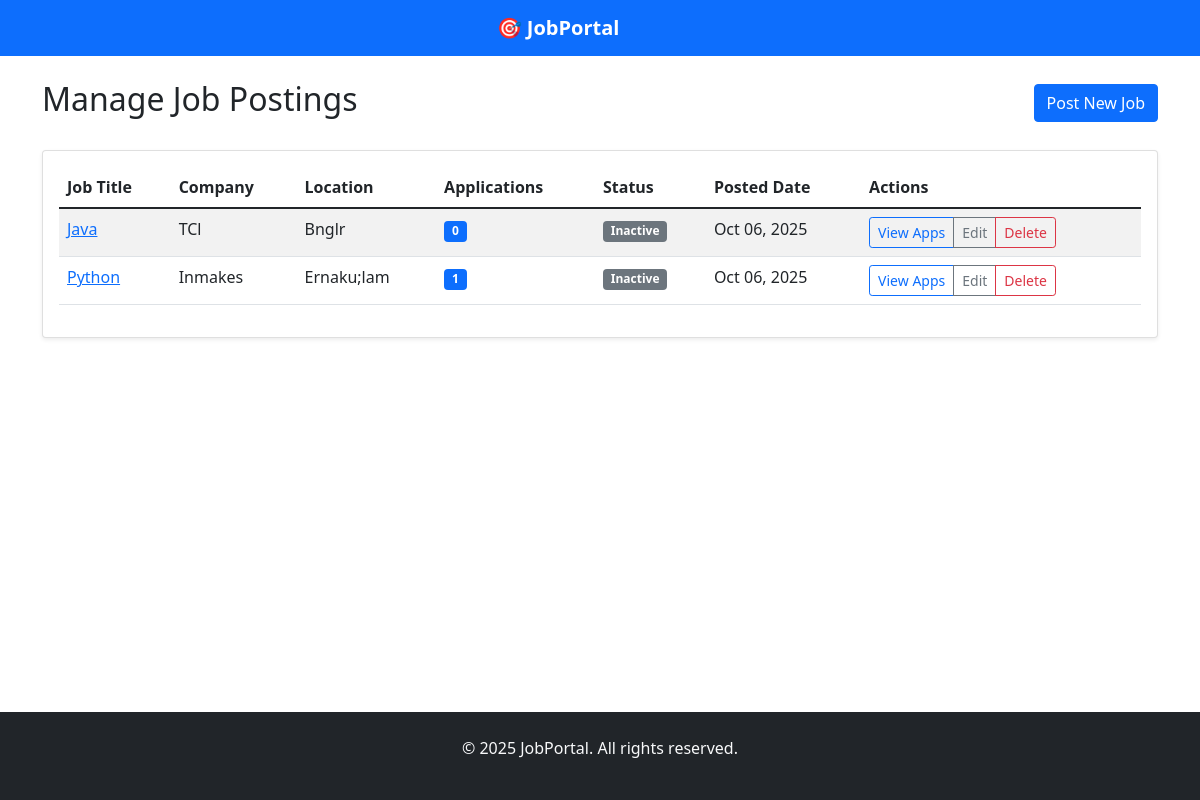
Page /manage-jobs/ (signed in) on the earlier database version.
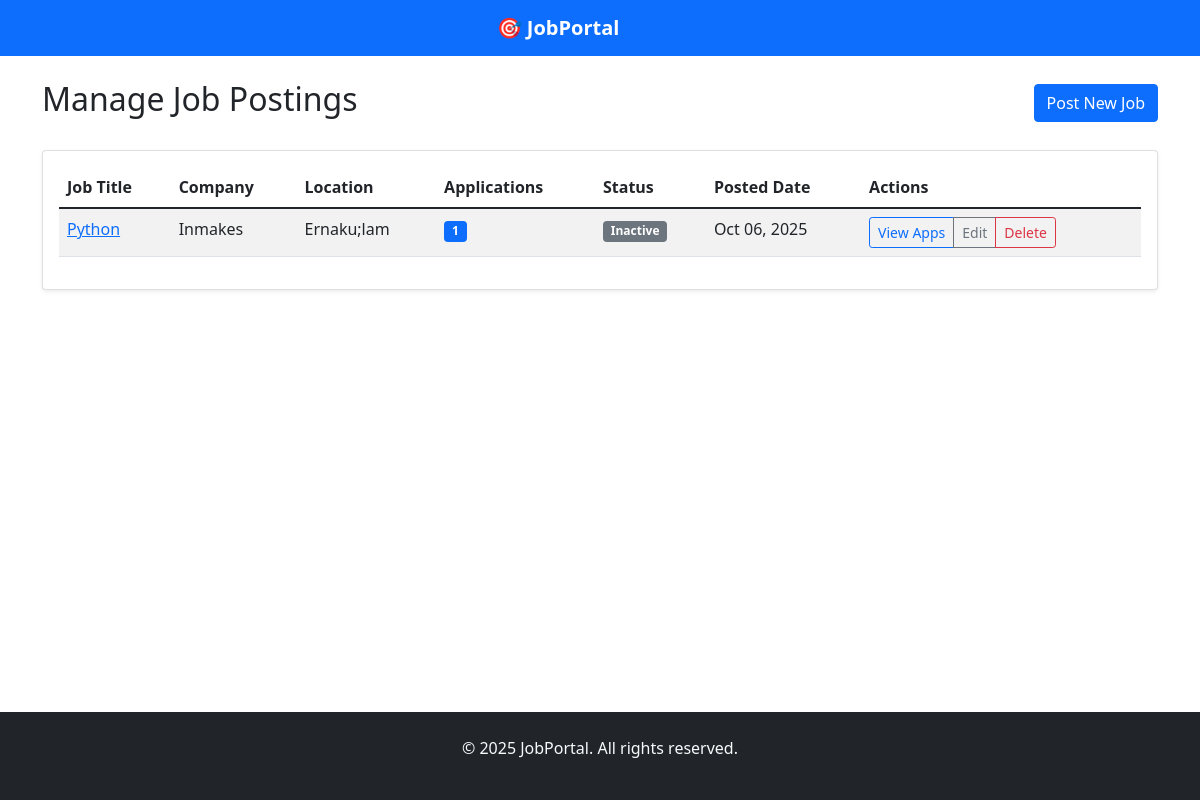
Same page on the later database version.
### Portal/models.py (models this page shows, shortened)
class Job(models.Model):
    employer = models.ForeignKey(
        User,
        on_delete=models.CASCADE,
        related_name="jobs",
        limit_choices_to={"role": "employer"},
    )
    title = models.CharField(max_length=120)
    description = models.TextField()
    salary = models.CharField(max_length=50, blank=True)
    location = models.CharField(max_length=120)
    category = models.CharField(max_length=120)
    company = models.CharField(max_length=120)
    created_at = models.DateTimeField(auto_now_add=True)
    class Meta:
        ordering = ["-created_at"]

### Portal/views.py (the view)
# urls.py: path("manage-jobs/", views.manage_jobs, name="manage_jobs"),
@login_required
def manage_jobs(request):
    jobs = Job.objects.filter(employer=request.user).order_by("-created_at")
    return render(request, "employer/manage_jobs.html", {"jobs": jobs})

### templates/employer/manage_jobs.html (shortened to what this page needs)
{% extends 'base.html' %}
{% block content %}
<div class="row">
    <div class="col-12">
        <div class="d-flex justify-content-between align-items-center mb-4">
            <h2>Manage Job Postings</h2>
            <a href="{% url 'post_job' %}" class="btn btn-primary">Post New Job</a>
        </div>
        {% if jobs %}
        <div class="card">
            <div class="card-body">
                <div class="table-responsive">
                    <table class="table table-striped">
                        <thead>
                            <tr>
                                <th>Job Title</th>
                                <th>Company</th>
                                <th>Location</th>
                                <th>Applications</th>
                                <th>Status</th>
                                <th>Posted Date</th>
                                <th>Actions</th>
                            </tr>
                        </thead>
                        <tbody>
                            {% for job in jobs %}
                            <tr>
                                <td>
                                    <a href="{% url 'job_detail' job.id %}">{{ job.title }}</a>
                                </td>
                                <td>{{ job.company }}</td>
                                <td>{{ job.location }}</td>
                                <td>
                                    <a href="{% url 'view_applications' job.id %}" class="badge bg-primary text-decoration-none">
                                        {{ job.applications.count }}
                                    </a>
                                </td>
                                <td>
                                    {% if job.is_active %}
                                    <span class="badge bg-success">Active</span>
                                    {% else %}
                                    <span class="badge bg-secondary">Inactive</span>
                                    {% endif %}
                                </td>
                                <td>{{ job.created_at|date:"M d, Y" }}</td>
                                <td>
                                    <div class="btn-group btn-group-sm">
                                        <a href="{% url 'view_applications' job.id %}" class="btn btn-outline-primary">View Apps</a>
                                        <a href="{% url 'edit_job' job.id %}" class="btn btn-outline-secondary">Edit</a>
                                        <button type="button" class="btn btn-outline-danger" data-bs-toggle="modal" data-bs-target="#deleteModal{{ job.id }}">Delete</button>
                                    </div>
                                </td>
                            </tr>
                            {% endfor %}
                        </tbody>
                    </table>
                </div>
            </div>
        </div>
        {% endif %}
    </div>
</div>
{% endblock %}

Differences in the rows shown:
removed Job: title "Java", company "TCl", location "Bnglr", applications.count "0", created_at "Oct 06, 2025"
